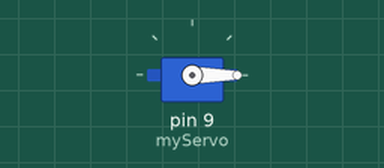
This sketch was run on a simulated Arduino Uno, built with avr-gcc and run on an emulated ATmega328P. Shown: servo.

Above: at 0.05 s.
At 4.0 s:
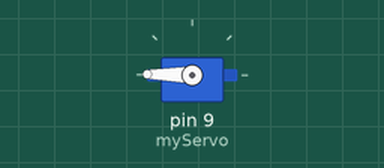
Timing chart, 0 to 5.2 s (numbered marks = the images above):
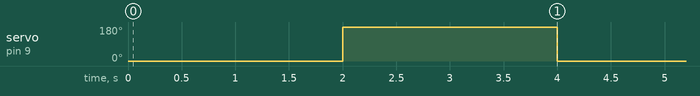

Measured:
- by itself, servo on pin 9 (myServo): alternates 179° for 2.0 s and 0° for 2.0 s

The sketch:

____.ino
```cpp
#include <Servo.h>

Servo myServo;

void setup() {
  myServo.attach(9); //pinMode()
}

void loop() {
  myServo.write(0); //write(angle) : 0 ~ 179도
  delay(2000);
  myServo.write(179);
  delay(2000);
}
```
